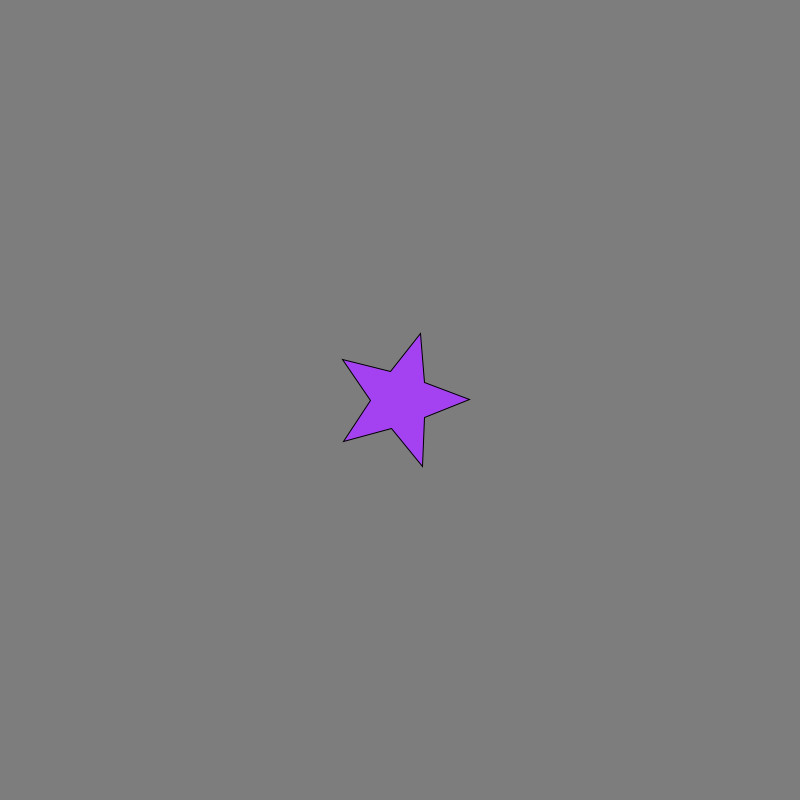
Frame 1 (no input)
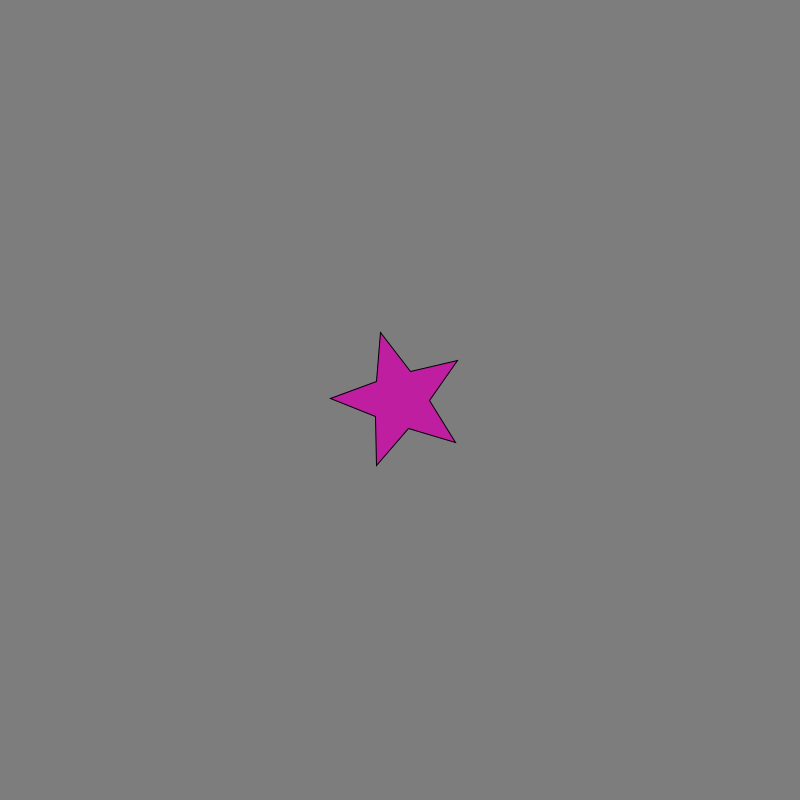
Frame 60 (the mouse pressed at the canvas centre just before this capture)
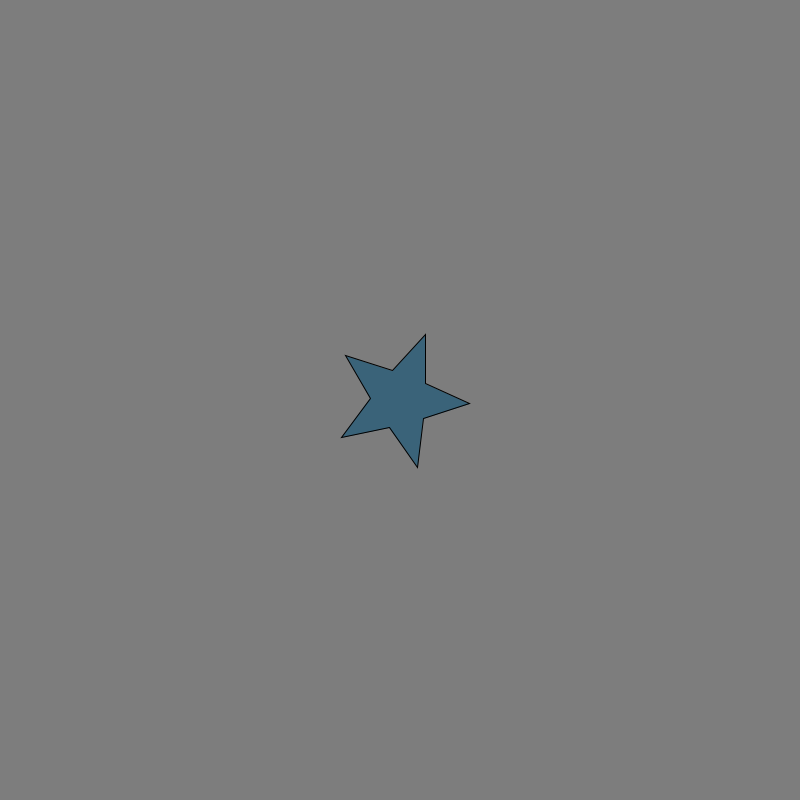
Frame 120 (the mouse held since frame 60 and released just before this capture)

The Processing sketch that drew these frames (run headless with seeded random() and noise(); from frame 60 on, the mouse is pressed at the canvas centre):

// Processing sketch: star
// ── star.pde
void setup()
{
  size(800, 800);
  //background(0);
  //stroke(255);
  //fill(random(),random(),random());
}
void draw()
{
  background(125);
  fill(random(0, 255), random(0, 255), random(0, 255));

  translate(width*0.5, height*0.5);// this positions the shap
  rotate(frameCount / -100.0);
  star(0, 0, 30, 70, 5); 
}

void star(float x, float y, float radius1, float radius2, int npoints) {
  float angle = TWO_PI / npoints;
  float halfAngle = angle/2.0;
  beginShape();
  for (float a = 0; a < TWO_PI; a += angle) 
  {
    float sx = x + cos(a) * radius2;
    float sy = y + sin(a) * radius2;
    vertex(sx, sy);
    sx = x + cos(a+halfAngle) * radius1;
    sy = y + sin(a+halfAngle) * radius1;
    vertex(sx, sy);
  }
  endShape(CLOSE);
}
